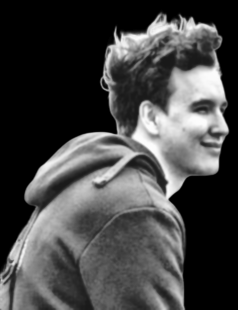
#> input picture source-prepped.png, 238 x 310 px, found by its file name
$ python make_ascii_svg.py
#> lines starting #> are read from the running program, lines starting #| are printed output that depends on the picture
#!/usr/bin/env python3
"""
make_ascii_svg.py - превращает подготовленное фото в самопечатающийся ASCII-SVG.

Ключевые решения:
  * Монохром. Один цвет заливки. Радужная раскраска по символам -- ровно то,
    из-за чего большинство ASCII-портретов выглядят дёшево.
  * Высокий контраст. Белый фон уходит в глиф пробела, поэтому "печатается"
    только фигура.
  * Анимация -- чистый SMIL внутри SVG: GitHub вырезает <script> и почти весь
    инлайновый CSS из README, но SVG, встроенный через <img>, проигрывает
    SMIL как есть.
  * textLength + lengthAdjust="spacingAndGlyphs" жёстко фиксирует ширину
    строки, поэтому сетка не разъезжается на любом моноширинном шрифте.

    python scripts/make_ascii_svg.py [source-prepped.png] [avi-ascii.svg]
"""
import os
import sys
from PIL import Image

SRC = sys.argv[1] if len(sys.argv) > 1 else "source-prepped.png"
DST = sys.argv[2] if len(sys.argv) > 2 else "ascii-portrait.svg"

# " " в начале очищает фон в ноль.
# Картинка приходит светлым-по-чёрному, SVG тоже светлый по тёмному:
# яркость пикселя -> плотность глифа, чёрный фон -> пробел.
RAMP = " .`:-=+*cs#%@"

COLS = int(os.environ.get("COLS", 84))
CW = 7.0          # ширина знакоместа
CH = 11.6         # высота строки
FONT = 11.0
PAD = 18.0

BG = "#0d1117"
FRAME = "#21262d"
INK = "#c9d1d9"
CURSOR = "#39d353"

ROW_DUR = 0.42    # сколько печатается одна строка
STAGGER = 0.048   # сдвиг между строками
STATIC = os.environ.get("STATIC") == "1"

ESC = {"&": "&amp;", "<": "&lt;", ">": "&gt;"}


def esc(s):
    return "".join(ESC.get(c, c) for c in s)


def to_rows(path):
#> called with path = 'source-prepped.png'
    im = Image.open(path).convert("L")
#> im is the input picture: PIL image 238x310 L; min 0, max 253, mean 68.9
    w, h = im.size
#> w = 238; h = 310
    rows = max(1, round(COLS * (h / w) * (CW / CH)))
#> rows = 66
    im = im.resize((COLS, rows), Image.LANCZOS)
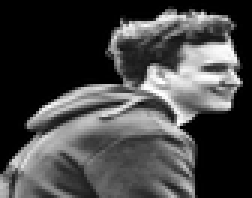
#> im: PIL image 84x66 L (shown 3 times larger); min 0, max 255, mean 69.1
    px = im.load()
    n = len(RAMP) - 1
    out = []
    for y in range(rows):
        line = []
        for x in range(COLS):
            v = px[x, y] / 255.0          # 0 фон .. 1 самый яркий
            line.append(RAMP[round(v * n)])
        out.append("".join(line).rstrip())
#> after the loop, out = 66 items
    return out


def main():
    rows = to_rows(SRC)
#> rows = 66 items
    text_w = COLS * CW
    W = text_w + PAD * 2
    H = len(rows) * CH + PAD * 2 + 16
#> H = 817.6

    p = []
    p.append(
        f'<svg xmlns="http://www.w3.org/2000/svg" width="{W:.0f}" height="{H:.0f}" '
        f'viewBox="0 0 {W:.0f} {H:.0f}" role="img" aria-label="ASCII-портрет">'
    )
    p.append(f'<rect width="{W:.0f}" height="{H:.0f}" rx="10" fill="{BG}"/>')
    p.append(
        f'<rect x="0.5" y="0.5" width="{W-1:.0f}" height="{H-1:.0f}" rx="10" '
        f'fill="none" stroke="{FRAME}"/>'
    )
    # титульная полоска в духе терминала
    for i, c in enumerate(("#ff5f56", "#ffbd2e", "#27c93f")):
        p.append(f'<circle cx="{PAD + i*13:.0f}" cy="15" r="4" fill="{c}" opacity="0.85"/>')
#> after the loop, p = 6 items

    # клипы для построчной печати
    p.append("<defs>")
    for i in range(len(rows)):
        if not rows[i]:
            continue
        y = PAD + 16 + i * CH - CH + 2.5
        p.append(f'<clipPath id="r{i}"><rect x="{PAD:.1f}" y="{y:.1f}" height="{CH:.1f}" ')
        if STATIC:
            p.append(f'width="{text_w:.1f}"/>')
        else:
            begin = i * STAGGER
            p.append(
                f'width="0">'
                f'<animate attributeName="width" from="0" to="{text_w:.1f}" '
                f'begin="{begin:.2f}s" dur="{ROW_DUR}s" fill="freeze" '
                f'calcMode="linear"/></rect>'
            )
        p.append("</clipPath>")
#> this loop made 66 passes
#> (y, begin) on passes 3 to 14: (48.1, 0.096), (59.7, 0.144), (71.3, 0.192), (82.9, 0.24), (94.5, 0.288), (106.1, 0.336), (117.7, 0.384), (129.3, 0.432), (140.9, 0.48), (152.5, 0.528), (164.1, 0.576), (175.7, 0.624)
#> after the loop, p = 199 items
    p.append("</defs>")

    p.append(
        f'<g font-family="ui-monospace,SFMono-Regular,Menlo,Consolas,'
        f'&quot;DejaVu Sans Mono&quot;,monospace" font-size="{FONT}" fill="{INK}">'
    )
    for i, line in enumerate(rows):
        if not line:
            continue
        y = PAD + 16 + i * CH
        p.append(
            f'<text x="{PAD:.1f}" y="{y:.1f}" xml:space="preserve" '
            f'textLength="{text_w:.1f}" lengthAdjust="spacingAndGlyphs" '
            f'clip-path="url(#r{i})">{esc(line.ljust(COLS))}</text>'
        )
#> this loop made 66 passes
#> y on passes 3 to 14: 57.2, 68.8, 80.4, 92, 103.6, 115.2, 126.8, 138.4, 150, 161.6, 173.2, 184.8
#> line on passes 1 to 2: '', ''
#> after the loop, p = 265 items
    p.append("</g>")

    # каретка, бегущая по краю печати
    if not STATIC:
        for i, line in enumerate(rows):
            if not line:
                continue
            begin = i * STAGGER
            y = PAD + 16 + i * CH - CH + 2.5
            p.append(
                f'<rect x="{PAD:.1f}" y="{y:.1f}" width="{CW:.1f}" height="{CH:.1f}" '
                f'fill="{CURSOR}" opacity="0">'
                f'<set attributeName="opacity" to="0.75" begin="{begin:.2f}s"/>'
                f'<set attributeName="opacity" to="0" begin="{begin + ROW_DUR:.2f}s"/>'
                f'<animate attributeName="x" from="{PAD:.1f}" to="{PAD + text_w:.1f}" '
                f'begin="{begin:.2f}s" dur="{ROW_DUR}s" fill="freeze"/></rect>'
            )
#> this loop made 66 passes
#> (begin, y) on passes 3 to 14: (0.096, 48.1), (0.144, 59.7), (0.192, 71.3), (0.24, 82.9), (0.288, 94.5), (0.336, 106.1), (0.384, 117.7), (0.432, 129.3), (0.48, 140.9), (0.528, 152.5), (0.576, 164.1), (0.624, 175.7)
#> after the loop, p = 330 items

    p.append("</svg>")

    with open(DST, "w", encoding="utf-8") as f:
        f.write("".join(p))
    print(f"{DST}  {COLS}x{len(rows)}  {W:.0f}x{H:.0f}px  {os.path.getsize(DST)//1024} KB")
#| ascii-portrait.svg  84x66  624x818px  43 KB


if __name__ == "__main__":
    main()

$ run again, with source-photo.png copied over source-prepped.png
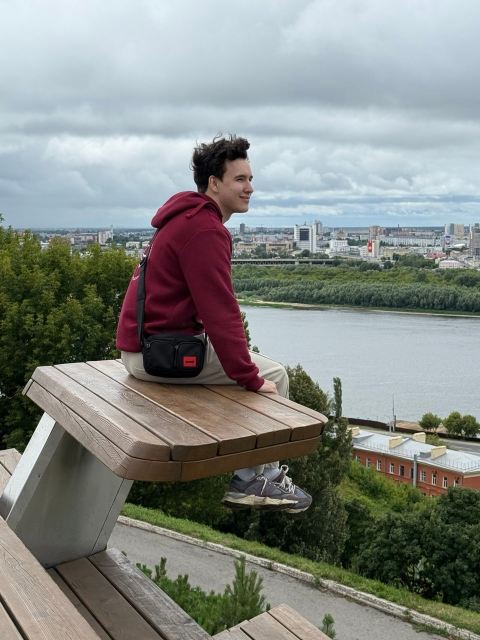
#> input picture source-photo.png, 960 x 1280 px, found by its file name (shown at 1/2 size)
#> in to_rows, `im = Image.open(path).convert("L")`:
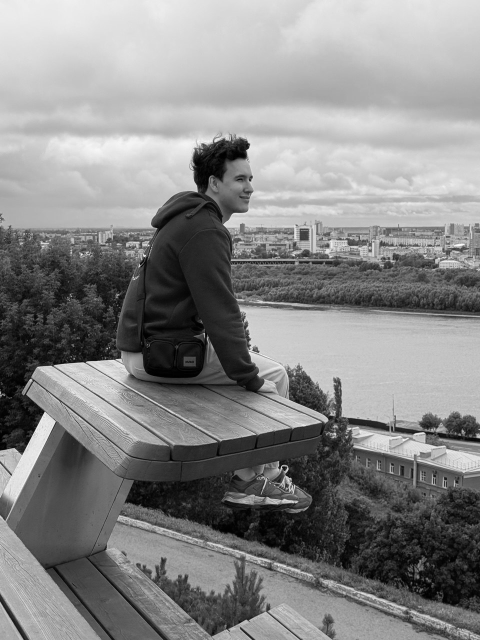
#> im: PIL image 960x1280 L (shown at 1/2 size); min 0, max 254, mean 135.3
#> in to_rows, `im = im.resize((COLS, rows), Image.LANCZOS)`:
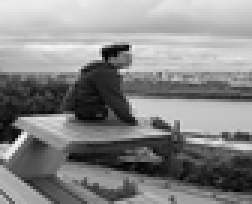
#> im: PIL image 84x68 L (shown 3 times larger); min 1, max 245, mean 135.2
#> after the loop in to_rows, `for y in range(rows):`: out = 68 items
#> H = 840.8
#> after the loop in main, `for i, c in enumerate(("#ff5f56", "#ffbd2e", "#27c93f")):`: p = 6 items
#> the loop in main, `for i in range(len(rows)):` made 68 passes
#> (y, begin) on passes 1 to 8: (24.9, 0), (36.5, 0.048), (48.1, 0.096), (59.7, 0.144), (71.3, 0.192), (82.9, 0.24), (94.5, 0.288), (106.1, 0.336)
#> after the loop in main, `for i in range(len(rows)):`: p = 211 items
#> the loop in main, `for i, line in enumerate(rows):` made 68 passes
#> y on passes 1 to 8: 34, 45.6, 57.2, 68.8, 80.4, 92, 103.6, 115.2
#> after the loop in main, `for i, line in enumerate(rows):`: p = 281 items
#> the loop in main, `for i, line in enumerate(rows):` made 68 passes
#> (begin, y) on passes 1 to 8: (0, 24.9), (0.048, 36.5), (0.096, 48.1), (0.144, 59.7), (0.192, 71.3), (0.24, 82.9), (0.288, 94.5), (0.336, 106.1)
#> after the loop in main, `for i, line in enumerate(rows):`: p = 350 items
#| ascii-portrait.svg  84x68  624x841px  46 KB
